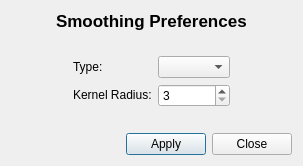
<?xml version="1.0" encoding="UTF-8"?>
<ui version="4.0">
 <class>SmoothPreferencesClass</class>
 <widget class="QDialog" name="SmoothPreferencesClass">
  <property name="geometry">
   <rect>
    <x>0</x>
    <y>0</y>
    <width>303</width>
    <height>166</height>
   </rect>
  </property>
  <property name="windowTitle">
   <string>SmoothPreferences</string>
  </property>
  <layout class="QVBoxLayout" name="verticalLayout">
   <item>
    <layout class="QHBoxLayout" name="horizontalLayout_4">
     <item>
      <spacer name="horizontalSpacer_6">
       <property name="orientation">
        <enum>Qt::Horizontal</enum>
       </property>
       <property name="sizeHint" stdset="0">
        <size>
         <width>40</width>
         <height>20</height>
        </size>
       </property>
      </spacer>
     </item>
     <item>
      <widget class="QLabel" name="smoothLabel">
       <property name="font">
        <font>
         <pointsize>13</pointsize>
         <weight>75</weight>
         <bold>true</bold>
        </font>
       </property>
       <property name="text">
        <string>Smoothing Preferences</string>
       </property>
      </widget>
     </item>
     <item>
      <spacer name="horizontalSpacer_7">
       <property name="orientation">
        <enum>Qt::Horizontal</enum>
       </property>
       <property name="sizeHint" stdset="0">
        <size>
         <width>40</width>
         <height>20</height>
        </size>
       </property>
      </spacer>
     </item>
    </layout>
   </item>
   <item>
    <spacer name="verticalSpacer_2">
     <property name="orientation">
      <enum>Qt::Vertical</enum>
     </property>
     <property name="sizeHint" stdset="0">
      <size>
       <width>20</width>
       <height>40</height>
      </size>
     </property>
    </spacer>
   </item>
   <item>
    <layout class="QHBoxLayout" name="horizontalLayout">
     <item>
      <spacer name="horizontalSpacer_4">
       <property name="orientation">
        <enum>Qt::Horizontal</enum>
       </property>
       <property name="sizeHint" stdset="0">
        <size>
         <width>40</width>
         <height>20</height>
        </size>
       </property>
      </spacer>
     </item>
     <item>
      <layout class="QGridLayout" name="gridLayout">
       <item row="0" column="0">
        <widget class="QLabel" name="smoothFunctionLabel">
         <property name="text">
          <string>&lt;font color='black'&gt;Type:&lt;/font&gt;</string>
         </property>
        </widget>
       </item>
       <item row="0" column="1">
        <widget class="QComboBox" name="smoothingCombo">
         <property name="toolTip">
          <string>Select a smoothing method.</string>
         </property>
        </widget>
       </item>
       <item row="1" column="0">
        <widget class="QLabel" name="kernelLabel">
         <property name="text">
          <string>&lt;font color='black'&gt;Kernel Radius:&lt;/font&gt;</string>
         </property>
        </widget>
       </item>
       <item row="1" column="1">
        <widget class="QSpinBox" name="radiusSpinBox">
         <property name="toolTip">
          <string>Select the kernel width.</string>
         </property>
         <property name="minimum">
          <number>3</number>
         </property>
         <property name="maximum">
          <number>11</number>
         </property>
         <property name="singleStep">
          <number>2</number>
         </property>
         <property name="value">
          <number>3</number>
         </property>
        </widget>
       </item>
      </layout>
     </item>
     <item>
      <spacer name="horizontalSpacer_5">
       <property name="orientation">
        <enum>Qt::Horizontal</enum>
       </property>
       <property name="sizeHint" stdset="0">
        <size>
         <width>40</width>
         <height>20</height>
        </size>
       </property>
      </spacer>
     </item>
    </layout>
   </item>
   <item>
    <spacer name="verticalSpacer">
     <property name="orientation">
      <enum>Qt::Vertical</enum>
     </property>
     <property name="sizeHint" stdset="0">
      <size>
       <width>20</width>
       <height>40</height>
      </size>
     </property>
    </spacer>
   </item>
   <item>
    <layout class="QHBoxLayout" name="horizontalLayout_3">
     <item>
      <spacer name="horizontalSpacer">
       <property name="orientation">
        <enum>Qt::Horizontal</enum>
       </property>
       <property name="sizeHint" stdset="0">
        <size>
         <width>40</width>
         <height>20</height>
        </size>
       </property>
      </spacer>
     </item>
     <item>
      <widget class="QPushButton" name="okButton">
       <property name="toolTip">
        <string>Apply smoothing parameters to the profiled curves.</string>
       </property>
       <property name="text">
        <string>Apply</string>
       </property>
      </widget>
     </item>
     <item>
      <widget class="QPushButton" name="cancelButton">
       <property name="toolTip">
        <string>Close this dialog without applying smoothing parameters.</string>
       </property>
       <property name="text">
        <string>Close</string>
       </property>
      </widget>
     </item>
    </layout>
   </item>
  </layout>
 </widget>
 <layoutdefault spacing="6" margin="11"/>
 <resources/>
 <connections/>
</ui>
